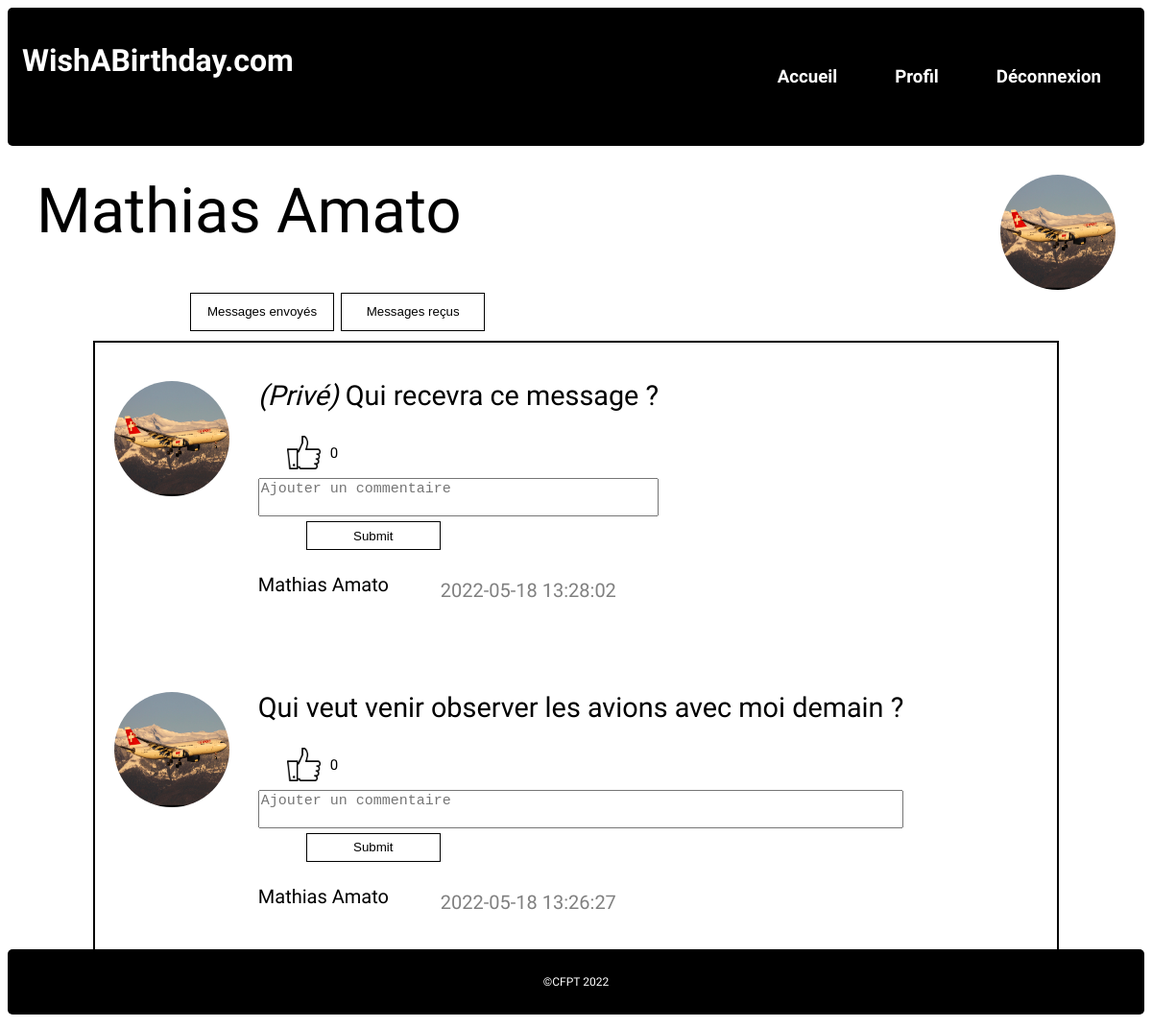
The app's page /index.php?uc=profile&action=showown&Id=28 (signed in) with its own data.
### tables this page shows
CREATE TABLE `Messages` (
  `Id` bigint(20) NOT NULL AUTO_INCREMENT,
  `CreatedOn` datetime NOT NULL DEFAULT current_timestamp(),
  `CreatedBy` bigint(20) NOT NULL,
  `CreatedFor` bigint(20) NOT NULL,
  `Text` text NOT NULL,
  `IsPrivate` tinyint(1) NOT NULL DEFAULT 0,
  `LanguageId` tinyint(1) NOT NULL,
  PRIMARY KEY (`Id`)
);

CREATE TABLE `Users` (
  `Id` bigint(20) NOT NULL AUTO_INCREMENT,
  `CreatedOn` datetime NOT NULL DEFAULT current_timestamp(),
  `Firstname` varchar(100) NOT NULL,
  `Email` varchar(100) NOT NULL,
  `DoB` date NOT NULL,
  `Password` varchar(255) NOT NULL,
  `LanguageId` bigint(20) NOT NULL,
  `Picture` varchar(255) NOT NULL DEFAULT 'image.jpg',
  `ActivationCode` varchar(25) NOT NULL DEFAULT '0',
  `Lastname` varchar(100) NOT NULL,
  PRIMARY KEY (`Id`)
);

### model/database.php (called while the page is built)
<?php
function dbConnect()
{
  static $connector = null;
  if ($connector == null) {
    try {
      $connector = new PDO('mysql:host=' . HOSTNAME . ';dbname=' . DBNAME, DBUSER, PASSWORD, array(
        PDO::MYSQL_ATTR_INIT_COMMAND => "SET NAMES utf8",
        PDO::ATTR_PERSISTENT => true
      ));
    } catch (PDOException $Exception) {
      error_log($Exception->getMessage());
      error_log($Exception->getCode());
    };
  }
  $connector->setAttribute(PDO::ATTR_ERRMODE, PDO::ERRMODE_EXCEPTION);
  return $connector;
}
?>

### model/functions.inc.php (the view, shortened to what this page needs)
<?php
function GetUserById($id){
    try {
        static $ps = null;
        $sql = 'SELECT * FROM `Users` WHERE `id`=:ID';
        if ($ps == null) {
            $ps = dbConnect()->prepare($sql);
        }
        $answer = false;
        $ps->bindParam(':ID', $id, PDO::PARAM_STR);
        if ($ps->execute()) {
            $answer = $ps->fetchAll(PDO::FETCH_ASSOC);
        }
        return $answer[0];
    } catch (PDOException $e) {
        echo $e->getMessage();
    }
}
function GetAllSentMessagesFromUserById($id){
    try {
        static $ps = null;
        $sql = 'SELECT * FROM `Messages` WHERE `CreatedBy`=:ID ORDER BY `CreatedOn` DESC LIMIT ' . $_SESSION['messageLimit'];
        if ($ps == null) {
            $ps = dbConnect()->prepare($sql);
        }
        $answer = false;
        $ps->bindParam(':ID', $id, PDO::PARAM_STR);
        if ($ps->execute()) {
            $answer = $ps->fetchAll(PDO::FETCH_ASSOC);
        }
        return DisplayMessagesForUser($answer);
    } catch (PDOException $e) {
        echo $e->getMessage();
    }
}
function DisplayMessagesForUser($answer){
    $output = "";
    for($i = 0; $i < count($answer); $i++){
        $sender = GetUserById($answer[$i]['CreatedBy']);
        $likesCount = GetLikesCountForMessage($answer[$i]['Id'])[0]['LikesCount'];
        $privateStr = "";
        $j = 0;
        if($j < count($answer)){
            $comments = GetCommentsOfMessage($answer[$i]['Id']);
        }
        else{
            $j = 0;
        }
        if($answer[$i]['IsPrivate']){
            $privateStr = "<i>(Privé) </i>";
        }
        $output .= '<div id="message">';
        $output .= '    <a href="index.php?uc=profile&action=showuser&Id=' . $sender['Id'] . '"><img id="profile_picture" src="assets/medias/pfp/' . $sender['Picture'] .  '" alt="image de profil"/></a>';
        $output .= '    <div>';
        $output .= '        <p>' . $privateStr . $answer[$i]['Text'] .'</p>';
        $output .= '        <div id="interaction">';
        $output .= '            <form method="POST" action="index.php?uc=interaction&action=like&messageid=' . $answer[$i]['Id'] . '&likedby=' . $_SESSION['connectedUserId'] .'">';
        $output .= '                <input type="submit" name="addLike" id="sendLike" /><img id="likeButton" src="assets/medias/like.png" alt="image du bouton like"/>';
        $output .= '                <p style="font-size: 15px;">' . $likesCount . '</p>';
        $output .= '            </form>';
        $output .= '        </div>';
        $output .= '        <div id="comments">';
        $output .= '            <form method="POST" action="index.php?uc=interaction&action=comment&messageid=' . $answer[$i]['Id'] . '">';
        $output .=                  $comments;
        $output .= '                <textarea placeholder="Ajouter un commentaire" name="CommentTextArea"></textarea>';
        $output .= '                <input type="submit" name="sendCommentButton" id="sendCommentButton">';
        $output .= '            </form>';
        $output .= '        <p style="font-size: 20px; color: gray; position: relative; left: 190px; top: 10px;">' . $answer[$i]['CreatedOn'] . '</p><p style="font-size: 20px; position: relative; bottom: 40px;">' . $sender['Firstname'] . ' ' . $sender['Lastname'] .'</p>';
        $output .= '        </div>';
        $output .= '    </div>';
        $output .= '</div>';
    }
    return $output;
}
function GetLikesCountForMessage($messageId){
    try {
        static $ps = null;
        $sql = 'SELECT COUNT(*) AS LikesCount FROM `Likes` WHERE `MessageId`=:MESSAGEID';
        if ($ps == null) {
            $ps = dbConnect()->prepare($sql);
        }
        $answer = false;
        $ps->bindParam(':MESSAGEID', $messageId, PDO::PARAM_INT);
        if ($ps->execute()) {
            $answer = $ps->fetchAll(PDO::FETCH_ASSOC);
        }
        return $answer;
    } catch (PDOException $e) {
        echo $e->getMessage();
    }
}
function GetCommentsOfMessage($messageId){
    try {
        static $ps = null;
        $sql = 'SELECT * FROM `Comments` WHERE `MessageId`=:MESSAGEID ORDER BY `CreatedOn` DESC';
        if ($ps == null) {
            $ps = dbConnect()->prepare($sql);
        }
        $answer = false;
        $ps->bindParam(':MESSAGEID', $messageId, PDO::PARAM_INT);
        if ($ps->execute()) {
            $answer = $ps->fetchAll(PDO::FETCH_ASSOC);
        }
        $output = '';
        if($answer){
            for($i = 0; $i < count($answer); $i++){
                $sender = GetUserById($answer[$i]['CreatedBy']);
                $output .= '<p><b>' . $sender["Firstname"] . ' ' . $sender["Lastname"] .'</b> > ' . $answer[$i]["Text"] .  '</p>';
            }
        }
        return $output;
    } catch (PDOException $e) {
        echo $e->getMessage();
    }
}

### index.php (shortened to what this page needs)
<?php
$uc = !isset($_GET['uc']) ? "home" : $_GET['uc'];
if(!isset($_COOKIE['connectedUserId']) && !isset($_SESSION['connectedUserId'])){
    require 'vue/headerNotConnected.php';
    if($uc != "signup" && $uc != "activate"){
        $uc = "login";
        $action = "show";
    }
}
else if(isset($_COOKIE['connectedUserId']) || isset($_SESSION['connectedUserId'])){
    require 'vue/headerConnected.php';
}
require 'model/database.php';
require 'model/functions.inc.php';
switch($uc){
    case 'profile':
        require 'controller/profileController.php';
        break;
}
require 'vue/footer.php';
?>

### vue/headerConnected.php (shortened to what this page needs)
<head>
    <link rel="stylesheet" href="vue/css/style.css">
</head>
<body>
<header>
        <a href="index.php?uc=home"><h1 class="col-3">WishABirthday.com</h1></a>
        <nav class ="col-9" >
            <ul>
                <li><a href="index.php?uc=home"><h3>Accueil</h3></a></li>
                <li><a href="index.php?uc=profile&action=showuser&Id=<?=$_SESSION['connectedUserId']?>"><h3>Profil</h3></a></li>
                <li><a href="index.php?uc=disconnect"><h3>Déconnexion</h3></a></li>
            </ul>
        </nav>
</header>

### controller/profileController.php (shortened to what this page needs)
<?php
$action= filter_input(INPUT_GET, "action");
if(!isset($_SESSION['newUserInfos'])){
    $_SESSION['newUserInfos'] = GetUserById($_SESSION['connectedUserId']);
}
if(!isset($_SESSION['connectedUserId'])){
    header("Location: index.php?uc=404");
    exit;
}
else{
    $_SESSION['userInfos'] = GetUserById($_SESSION['connectedUserId']);
}
switch($action){
    case 'showown':
        require 'vue/ownProfile.php';
        break;
}
?>

### vue/ownProfile.php (shortened to what this page needs)
<section id="profile">
    <p id="profileName"><?= $_SESSION["userInfos"]['Firstname'] . ' ' . $_SESSION["userInfos"]['Lastname'] ?></p>
    <a href="index.php?uc=profile&action=edit"><img id="profile_picture" src="assets/medias/pfp/<?= $_SESSION["userInfos"]['Picture'] ?>" alt="image de profil"/></a>
    <article>
        <div id="buttons">
            <button onclick='receivedMessages.setAttribute("hidden", ""); sentMessages.removeAttribute("hidden");'>Messages envoyés</button>
            <button onclick='sentMessages.setAttribute("hidden", ""); receivedMessages.removeAttribute("hidden");'>Messages reçus</button>
        </div>
        <div id="sentMessages">
            <?= GetAllSentMessagesFromUserById($_GET['Id']) ?>
        </div>
    </article>
</section>

### vue/footer.php
<footer>
        <p>©CFPT 2022</p>
</footer>
</body>
</html>

### vue/css/style.css (style rules this page uses)
* { box-sizing: border-box; }
section::after { content: ""; clear: both; display: table; }
section { text-align: justify; }
body { min-height: 98vh; display: flex; flex-direction: column; }
header { background-color: #000000; color: #ffffff; padding: 15px; border-radius: 5px; }
header h1 { float: left; }
header nav { float: right; }
header a { text-decoration: none; color: white; }
nav ul { list-style-type: none; display: flex; flex-direction: row; float: right; }
nav h3 { margin: 30px; }
#profile { width: 100%; height: 75vh; font-size: 180%; }
#profileName { font-size: 65px; height: 25px; margin-left: 30px; margin-top: 30px; float: left; }
#profile article { margin-top: 150px; }
#buttons { margin-left: 190px; margin-bottom: 10px; }
#buttons button { transition: 0.25s; background-color: transparent; border: solid 1px black; width: 150px; height: 40px; }
#sentMessages, #receivedMessages, #readMessages, #sendMessages { margin: auto; width: 85%; height: 80%; border: solid 2px black; overflow: auto; }
#message { display: flex; flex-direction: row; margin: 10px; margin-left: 20px; margin-right: 20px; margin-bottom: 10px; }
#likeButton { width: 35px; height: 35px; margin-top: -4px; }
#sendCommentButton, #editButton { transition: 0.25s; background-color: transparent; border: solid 1px black; width: 140px; height: 30px; margin-top: 5px; margin-left: 50px; }
#interaction { margin-left: -5px; width: 100px; height: 30px; margin-bottom: 10px; }
#interaction form { display: flex; flex-direction: row; justify-content: space-around; }
#interaction p { margin-top: 5px; margin-left: 10px; width: 35px; }
#comments { font-size: 15px; }
#comments textarea { width: 100%; resize: none; font-size: 15px; }
#profile_picture { max-width: 650px; max-height: 650px; width: 120px; height: 120px; margin-right: 30px; margin-top: 30px; float: right; border-radius: 50%; }
footer { background-color: #000000; color: #ffffff; text-align: center; font-size: 12px; padding: 15px; margin-top: auto; border-radius: 5px; }
[class*="col-"] { width: 100%; }
@media only screen and (min-width: 768px) { .col-3 { width: 25%; } }
@media only screen and (min-width: 768px) { .col-9 { width: 75%; } }

### records on screen
messages: users.Picture (picture), IsPrivate "(Privé)", Text "Qui recevra ce message ?", likesCount "0", CreatedOn "2022-05-18 13:28:02", users.Firstname "Mathias", users.Lastname "Amato"
users: Picture (picture), Firstname "Mathias", Lastname "Amato"
messages: Text "Qui veut venir observer les avions avec moi demain ?", CreatedOn "2022-05-18 13:26:27"

### other values on screen
$_SESSION["userInfos"]['Firstname'] "Mathias"
$_SESSION["userInfos"]['Lastname'] "Amato"
$likesCount "0"
